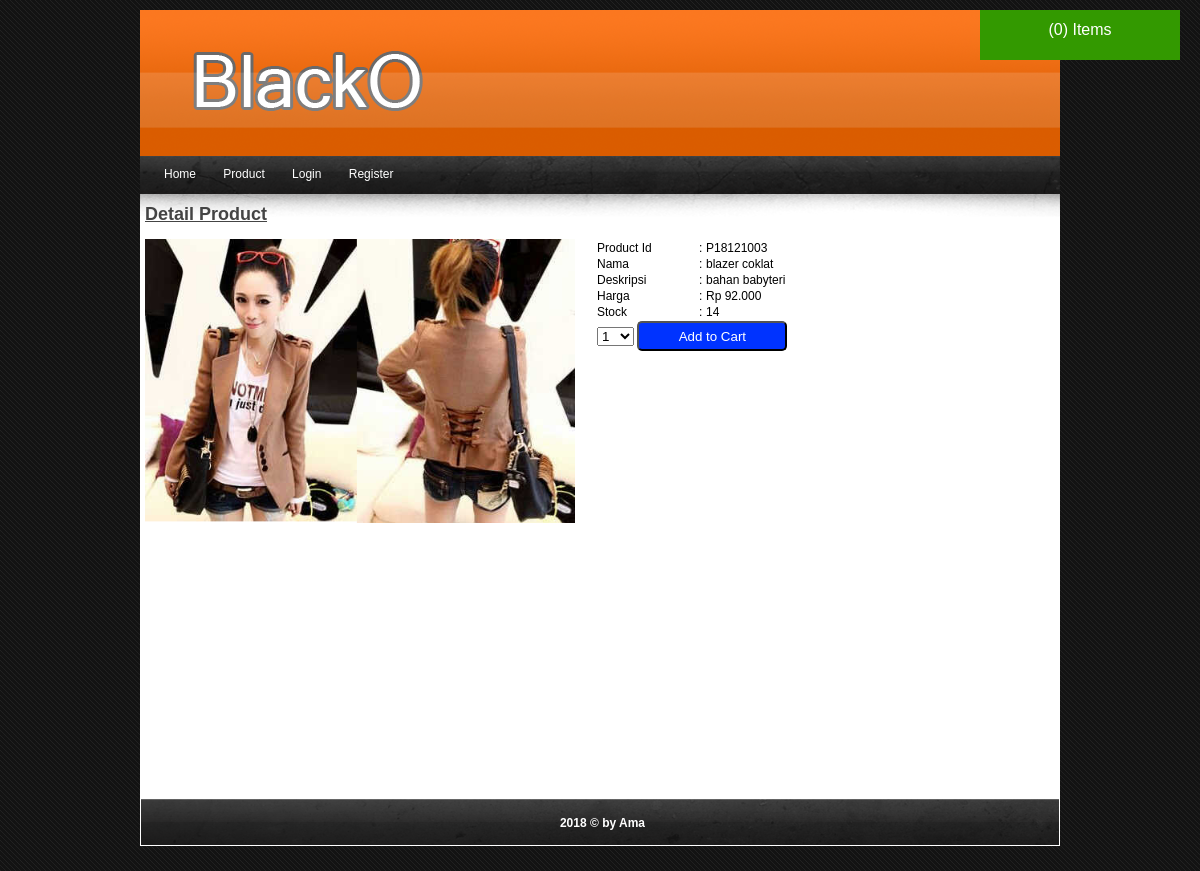
/detail_product.php?id=P18121003, run on the app's committed database.
### tables this page shows
CREATE TABLE `product` (
  `product_id` varchar(15) NOT NULL,
  `kategori_id` varchar(5) NOT NULL,
  `product_nama` varchar(50) NOT NULL,
  `product_keterangan` text NOT NULL,
  `product_harga` int(10) NOT NULL,
  `product_stock` int(3) NOT NULL,
  `product_gambar` varchar(20) NOT NULL,
  `product_status` varchar(15) NOT NULL
);

### detail_product.php (the view, shortened to what this page needs)
<?php
require_once 'session.php';
?>
<!DOCTYPE html PUBLIC "-//W3C//DTD XHTML 1.0 Transitional//EN" "http://www.w3.org/TR/xhtml1/DTD/xhtml1-transitional.dtd">
<html xmlns="http://www.w3.org/1999/xhtml">
<head>
<?php require_once 'title.php'; ?>
</head>
<body>
<div id="wrapper">
	<?php require_once 'header.php'; ?>
    <?php require_once 'menu.php'; ?>
    <div id="content">
        <div id="contenttext">
            <h2>Detail Product</h2><br>
            <?php
            $data=mysqli_query($con, "select * from product where product_id='".$_GET['id']."'");
            $rowData=mysqli_fetch_array($data);
            ?>
            <div id="product_detail">
            	<div class="product_detail_box">
            		<img src="product/<?php echo $rowData['product_gambar']?>" width="430">
            	</div>
            	<div class="product_detail_box">
            		<table>
            			<tr>
            				<td width="100">Product Id</td>
            				<td width="5">:</td>
            				<td>
            					<?php echo $rowData['product_id']; ?>
            				</td>
            			</tr>
            			<tr>
            				<td>Nama</td>
            				<td>:</td>
            				<td>
            					<?php echo $rowData['product_nama']; ?>
            				</td>
            			</tr>
            			<tr>
            				<td>Deskripsi</td>
            				<td>:</td>
            				<td>
            					<?php echo $rowData['product_keterangan']; ?>
            				</td>
            			</tr>
            			<tr>
            				<td>Harga</td>
            				<td>:</td>
            				<td>
            					<?php echo "Rp ".number_format($rowData['product_harga'], 0, ",", "."); ?>
            				</td>
            			</tr>
            			<tr>
            				<td>Stock</td>
            				<td>:</td>
            				<td>
            					<?php echo $rowData['product_stock']; ?>
            				</td>
            			</tr>
            			<tr>
            				<td colspan="3" align="right">
            					<form action="#" method="post">
            					<select name="jmlOrder">
            						<?php
            						$start=1;
            						while($start<=$rowData['product_stock'])
            						{
            							?>
            							<option value="<?php echo $start;?>">
            								<?php echo $start; ?>
            							</option>
            							<?php
            							$start++;
            						}
            						?>
            					</select>
            					<input type="submit" name="addCart" value="Add to Cart" id="orderButton">
            					</form>
            				</td>
            			</tr>
            		</table>
            	</div>
            </div>
        </div>
    </div>
    <?php require_once 'footer.php'; ?>
</div>
</body>
</html>

### css/style.css (style rules this page uses)
* { margin:0; padding:0; }
body { font-family:Trebuchet MS, Arial, Helvetica, sans-serif; font-size:12px; background:url(../images/bg.jpg) repeat; margin:10px 0 25px 0; }
#wrapper { width:920px; margin:0 auto; }
#content { background:url(../images/zz.PNG) top repeat-x #ffffff; padding-top:10px; padding-bottom:60px; }
#contenttext { margin-left:5px; overflow: hidden; }
h2 { color:#444444; text-decoration:underline; }
input#orderButton { width:150px; height:30px; background:#03F; color:#FFF; border-radius:5px 5px 5px 5px; }
#product_detail { width:inherit; min-height:300px; overflow:auto; }
.product_detail_box { width:450px; height:500px; float:left; }

### data on the page
product: product_gambar (picture), product "P18121003", product_nama "blazer coklat", product_keterangan "bahan babyteri", product_harga "92.000", product_stock "14"

### other printed values
$cartCount "0"
form field jmlOrder "1"
